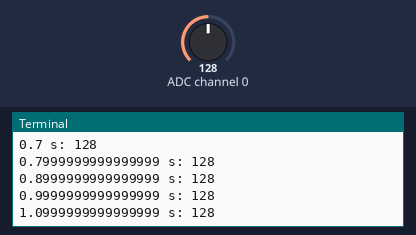
A program run on a simulated Raspberry Pi (BCM pin numbers). Shown: the last lines printed to the terminal. Inputs (shaded band) come from the test bench; at power-on: ADC channel 0 = 128 (analog values on the 0–255 scale).

Above: at 1.2 s.
1.3 s: ADC channel 0 set to 178
At 1.31 s:
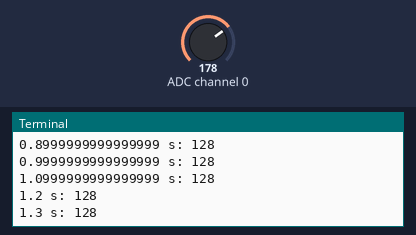
2.8 s: ADC channel 0 set to 224
At 2.82 s:
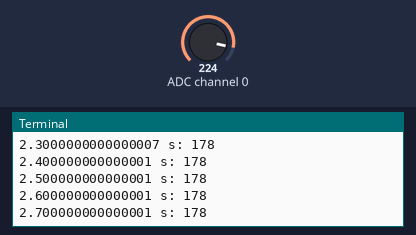
Timing chart, 0 to 5.8 s (numbered marks = the images above; inputs shaded):
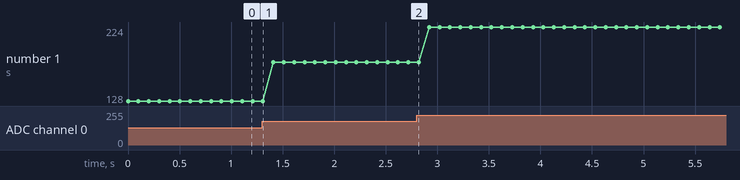

The program:

ADC1a.py
```python
 # ADC1a.py
# PCF8591, read values from analog input 0

import smbus
import time
#from py7seg import Py7Seg # xxx

bus = smbus.SMBus(1)  # RPi revision 2 (0 for revision 1)
i2c_address = 0x48
control_byte = 0x00                                                                                                                                                                                                                                                                                           # to read channel 0
#ps = Py7Seg() # xxx
t = 0
while True:
    data = bus.read_byte_data(i2c_address, control_byte)
    print(t, "s:", data)
#    ps.showText("%4d" %data) # xxx
    t += 0.1
    time.sleep(0.1)
```

Measured:
- plotted number 1: 128 → 178 after the input at 1.3 s
